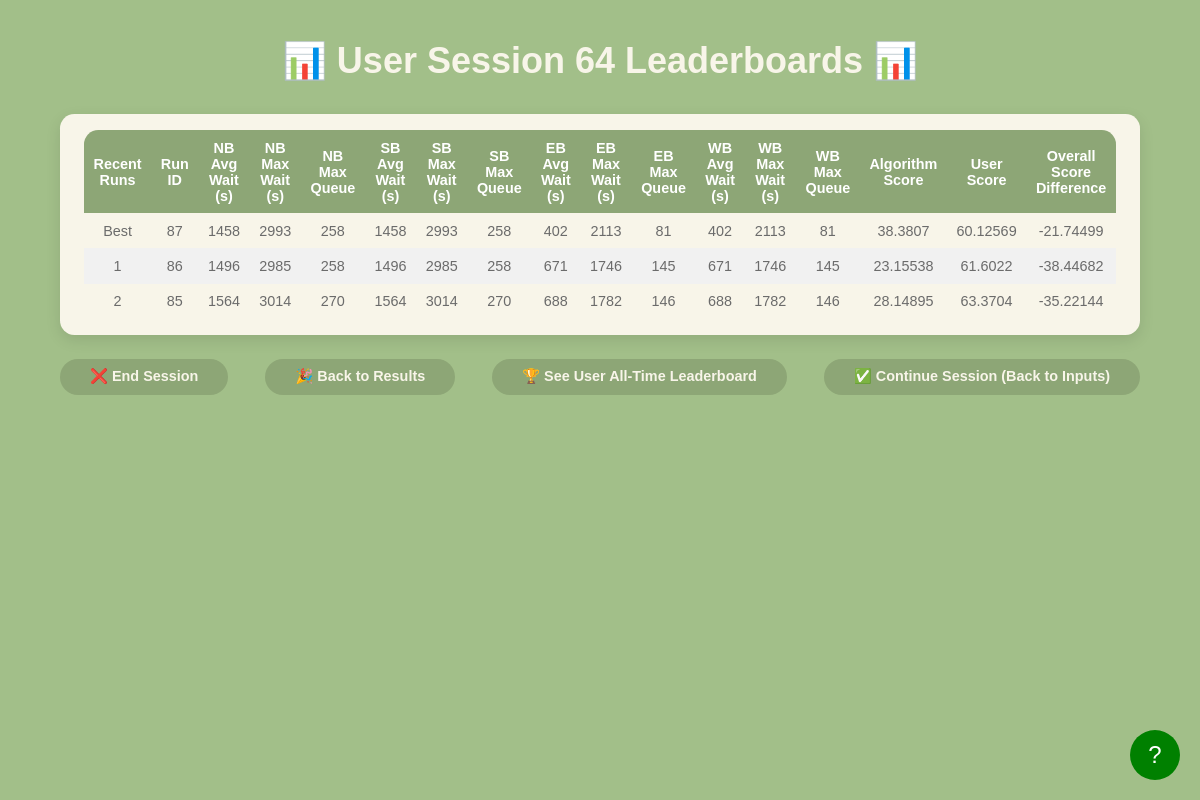
Screenshot of /session_leaderboard?session_id=64 with the database file from the repository.
### models.py (models this page shows, shortened)
class LeaderboardResult(db.Model):
    __tablename__ = 'leaderboard_results'
    id = db.Column(db.Integer, primary_key=True, autoincrement=True)
    run_id = db.Column(db.Integer, db.ForeignKey('configurations.run_id'), nullable=False)
    session_id = db.Column(db.Integer, db.ForeignKey('sessions.id'), nullable=False)
    avg_wait_time_north = db.Column(db.Float, nullable=False)
    max_wait_time_north = db.Column(db.Float, nullable=False)
    max_queue_length_north = db.Column(db.Integer, nullable=False)
    avg_wait_time_south = db.Column(db.Float, nullable=False)
    max_wait_time_south = db.Column(db.Float, nullable=False)
    max_queue_length_south = db.Column(db.Integer, nullable=False)
    avg_wait_time_east = db.Column(db.Float, nullable=False)
    max_wait_time_east = db.Column(db.Float, nullable=False)
    max_queue_length_east = db.Column(db.Integer, nullable=False)
    avg_wait_time_west = db.Column(db.Float, nullable=False)
    max_wait_time_west = db.Column(db.Float, nullable=False)
    max_queue_length_west = db.Column(db.Integer, nullable=False)

### app.py (the view)
@app.route('/session_leaderboard')
def session_leaderboard_page():
    session_id = request.args.get('session_id', type=int)
    if not session_id:
        active_session = Session.query.filter_by(active=True).order_by(Session.id.desc()).first()
        session_id = active_session.id if active_session else None
    runs = get_recent_runs_with_scores(session_id) if session_id else []
    print(get_all_time_best_configurations())
    return render_template('session_leaderboard.html', runs=runs, session_id=session_id)

### templates/session_leaderboard.html (shortened to what this page needs)
<!DOCTYPE html>
<html lang="en">
<head>
    <link rel="stylesheet" href="{{ url_for('static', filename='css/session_leaderboard.css') }}">
</head>
<body>
    <div class="header">
        <h1>📊 User Session {{ session_id }} Leaderboards 📊</h1>
    </div>
    <div class="leaderboard-container">
        <table>
            <thead>
                <tr>
                    <th>Recent Runs</th>
                    <th>Run ID</th>
                    <th>NB Avg Wait (s)</th>
                    <th>NB Max Wait (s)</th>
                    <th>NB Max Queue</th>
                    <th>SB Avg Wait (s)</th>
                    <th>SB Max Wait (s)</th>
                    <th>SB Max Queue</th>
                    <th>EB Avg Wait (s)</th>
                    <th>EB Max Wait (s)</th>
                    <th>EB Max Queue</th>
                    <th>WB Avg Wait (s)</th>
                    <th>WB Max Wait (s)</th>
                    <th>WB Max Queue</th>
                    <th>Algorithm Score</th>
                    <th>User Score</th>
                    <th>Overall Score Difference</th>
                </tr>
            </thead>
            <tbody>
                {% if runs and runs|length > 0 %}
                    {% for run in runs %}
                    <tr onclick="handleRowClick(this)">
                        <td>
                            {% if loop.first %}
                                Best
                            {% else %}
                                {{ loop.index0 }}
                            {% endif %}
                        </td>
                        <td>{{ run.run_id }}</td>
                        <td>{{ run.nb_avg_wait|round|int }}</td>
                        <td>{{ run.nb_max_wait|round|int }}</td>
                        <td>{{ run.nb_max_queue|round|int }}</td>
                        <td>{{ run.sb_avg_wait|round|int }}</td>
                        <td>{{ run.sb_max_wait|round|int }}</td>
                        <td>{{ run.sb_max_queue|round|int }}</td>
                        <td>{{ run.eb_avg_wait|round|int }}</td>
                        <td>{{ run.eb_max_wait|round|int }}</td>
                        <td>{{ run.eb_max_queue|round|int }}</td>
                        <td>{{ run.wb_avg_wait|round|int }}</td>
                        <td>{{ run.wb_max_wait|round|int }}</td>
                        <td>{{ run.wb_max_queue|round|int }}</td>
                        <td>{{ run.algorithm_score|round(5) }}</td>
                        <td>{{ run.user_score|round(5) }}</td>
                        <td>{{ run.score|round(5) }}</td>
                    </tr>
                    {% endfor %}
                {% else %}
                    <tr>
                        <td colspan="15">No session runs found.</td>
                    </tr>
                {% endif %}
            </tbody>
        </table>
    </div>
    <div class="nav-container">
        <a class="nav-button" id="endBtn" href="/index">❌ End Session</a>
        <a class="res-button" id="results" href="/back_to_results">🎉 Back to Results</a>
        <a href="/leaderboards">🏆 See User All-Time Leaderboard</a>
        <a class="nav-button" id="backBtn" href="/parameters">✅ Continue Session (Back to Inputs)</a>
    </div>
    <div id="tutorial-button">?</div>
</body>
</html>

### static/css/session_leaderboard.css (style rules this page uses)
* { margin: 0; padding: 0; box-sizing: border-box; }
html, body { width: 100%; height: 100%; overflow: hidden; }
body { background-color: #a2bf89; font-family: 'SF Pro', sans-serif; color: #6b6b6b; display: flex; flex-direction: column; align-items: center; padding: 5vh 0; }
.header { width: 90%; text-align: center; margin-bottom: 4vh; }
.header h1 { font-size: 3vw; color: #f8f5e9; font-weight: 600; }
.leaderboard-container { background-color: #f8f5e9; border-radius: 1.2vw; padding: 2vh 3vh; width: 90%; max-width: 1400px; text-align: center; box-shadow: 0px 5px 15px rgba(0, 0, 0, 0.1); }
table { width: 100%; border-collapse: collapse; border-radius: 1.2vw; overflow: hidden; }
th, td { padding: 1.2vh; text-align: center; font-size: 1.2vw; }
th { background-color: #8da676; color: white; font-weight: bold; }
tr:nth-child(even) { background-color: #f1f1f1; }
tbody tr { cursor: pointer; }
.nav-container { width: 90%; max-width: 1400px; margin-top: 3vh; display: flex; justify-content: space-between; }
.nav-container a { text-decoration: none; color: #f8f5e9; background-color: #8da676; padding: 1.2vh 2.5vw; border-radius: 2vw; font-size: 1.2vw; font-weight: 600; transition: background-color 0.3s; }
#tutorial-button { position: fixed; bottom: 20px; right: 20px; width: 50px; height: 50px; border-radius: 50%; background-color: green; color: white; text-align: center; line-height: 50px; font-size: 24px; cursor: pointer; z-index: 1000; }

### rows the page displays
LeaderboardResult: shows "Best", run_id "87", nb_avg_wait "1458", nb_max_wait "2993", nb_max_queue "258", sb_avg_wait "1458", sb_max_wait "2993", sb_max_queue "258", eb_avg_wait "402", eb_max_wait "2113", eb_max_queue "81", wb_avg_wait "402", wb_max_wait "2113", wb_max_queue "81", algorithm_score "38.3807", user_score "60.12569", score "-21.74499"
LeaderboardResult: run_id "86", nb_avg_wait "1496", nb_max_wait "2985", nb_max_queue "258", sb_avg_wait "1496", sb_max_wait "2985", sb_max_queue "258", eb_avg_wait "671", eb_max_wait "1746", eb_max_queue "145", wb_avg_wait "671", wb_max_wait "1746", wb_max_queue "145", algorithm_score "23.15538", user_score "61.6022", score "-38.44682"
LeaderboardResult: run_id "85", nb_avg_wait "1564", nb_max_wait "3014", nb_max_queue "270", sb_avg_wait "1564", sb_max_wait "3014", sb_max_queue "270", eb_avg_wait "688", eb_max_wait "1782", eb_max_queue "146", wb_avg_wait "688", wb_max_wait "1782", wb_max_queue "146", algorithm_score "28.14895", user_score "63.3704", score "-35.22144"

### other values shown
{{ session_id }} "64"
